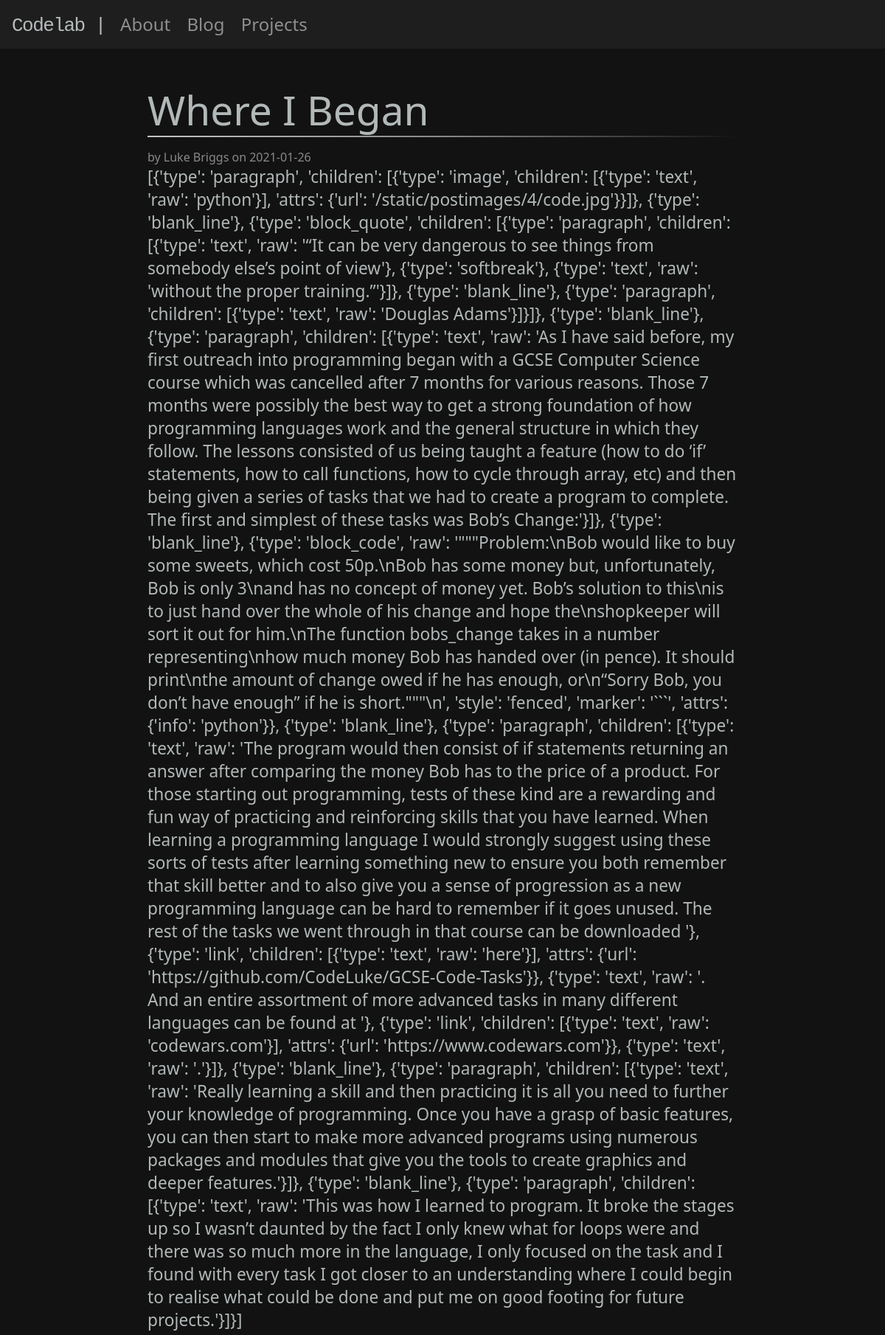
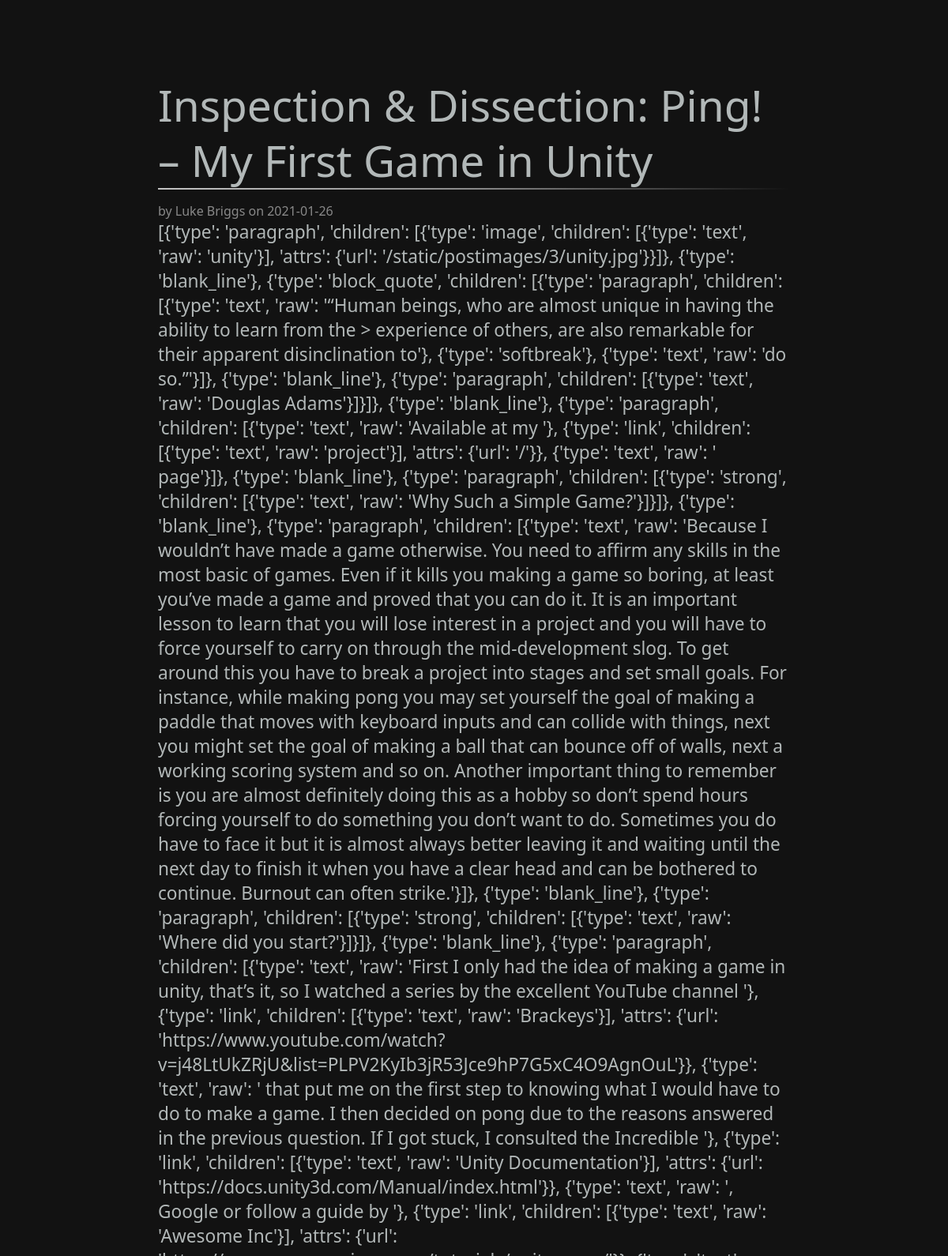
Page /blog (upper part) on the committed database (2 pictures, top to bottom).
### tables this page shows
CREATE TABLE post(
    id INTEGER PRIMARY KEY AUTOINCREMENT,
    author_id INTEGER NOT NULL,
    created TIMESTAMP NOT NULL DEFAULT CURRENT_TIMESTAMP,
    title TEXT NOT NULL,
    body TEXT NOT NULL,
    FOREIGN KEY (author_id) REFERENCES user(id)
);

CREATE TABLE user(
    id INTEGER PRIMARY KEY AUTOINCREMENT,
    username TEXT UNIQUE NOT NULL,
    password TEXT NOT NULL
);

### flaskr/blog.py (the view)
@bp.route('/blog')
def blog():
    db = get_db()
    posts = db.execute(
        'SELECT p.id, title, body, created, author_id, username'
        ' FROM post p JOIN user u ON p.author_id = u.id'
        ' ORDER BY created DESC'
    ).fetchall()
    return render_template('blog/index.html', posts=posts, mistune=mistune, highlighter=highlighter)

### flaskr/auth.py (called while the page is built)
@bp.before_app_request
def load_logged_in_user():
    user_id = session.get('user_id')
    if user_id is None:
        g.user = None
    else:
        g.user = get_db().execute(
            "SELECT * FROM user WHERE id = ?", (user_id,)
        ).fetchone()

### flaskr/db.py (called while the page is built)
def get_db():
    if 'db' not in g:
        g.db = sqlite3.connect(
            current_app.config['DATABASE'],
            detect_types=sqlite3.PARSE_DECLTYPES
        )
        g.db.row_factory = sqlite3.Row
    return g.db

### flaskr/templates/blog/index.html (shortened to what this page needs)
{% extends 'base.html' %}
{% block content %}
    {% for post in posts %}
        <article class="post">
            <header>
                <div>
                    <h3>{{ post['title'] }}</h3>
                    <hr>
                    <div class="about">by {{ post['username'] }} on {{ post['created'].strftime('%Y-%m-%d') }}</div>
                </div>
            </header>
            <p class="body">{{ mistune.markdown(post['body'], renderer=highlighter.HighlightRenderer()) | safe}}</p>
        </article>
    {% endfor %}
{% endblock %}

### flaskr/templates/base.html (shortened to what this page needs)
<!DOCTYPE html>
<html lang="en">
<head>
    <link rel = "stylesheet" href = "{{ url_for('static', filename='style.css') }}">
</head>
<body>
    <nav>
        <a href="{{ url_for('index') }}"><h1>Codelab |</h1></a>
        <div class="pageLinks">
            <a href="{{ url_for('about.about') }}">About</a>
            <a href="{{ url_for('blog.blog') }}">Blog</a>
            <a href="{{ url_for('index') }}">Projects</a>
        </div>
    </nav>
    <section>
        {% block content %}{% endblock %}
    </section>
</body>
</html>

### flaskr/static/style.css (style rules this page uses)
* { padding: 0; margin: 0; }
html { font-family: system-ui, -apple-system, BlinkMacSystemFont, "Segoe UI", Roboto, Ubuntu, "Helvetica Neue", Oxygen, Cantarell, sans-serif; background: #121212; color: rgba(255, 255, 255, 0.50); }
a { color: inherit; text-decoration: inherit; }
nav { background: rgba(255, 255, 255, .05); padding-top: 16px; padding-bottom: 16px; width: 100%; }
nav h1 { text-align: left; margin-left: 16px; display: inline-block; font-family: monospace; font-size: xx-large; }
.pageLinks { font-size: x-large; text-align: right; margin-right: 16px; display: inline-block; }
.pageLinks a { margin-left: 16px; }
article { margin-left: auto; margin-right: auto; margin-top: 32px; padding-top: 16px; padding-left: 64px; padding-right: 64px; padding-bottom: 32px; background-color: rgba(255, 255, 255, 0); box-shadow: 5px 5px 5px rgba(255, 255, 255, 0); width: 800px }
h1 { font-size: 111px; letter-spacing: -1.5px; font-weight: 300; color: #f7ffffb3; }
h3 { font-size: 55px; letter-spacing: 0px; font-weight: 300; line-height: 70px; color: #f7ffffb3; }
hr { border: 0; height: 2px; margin-bottom: 1rem; background-image: linear-gradient(to right, rgba(255, 255, 255, 0.75), rgba(255, 255, 255, 0.5), rgba(255, 255, 255, 0)); }
p { font-size: 17pt; max-width: 800px; font-weight: 300; color: #f7ffffb3; margin-bottom: 1em; }

### rows in the picture
post: title "Where I Began", username "Luke Briggs", created "2021-01-26", markdown "[{'type': 'paragraph', 'children': [{'type': 'image', 'children': [{'type': 'text', 'raw': 'python'}], 'attrs': {'url': '/static/postimages/4/code.jpg'}}]}, {'type': 'blank_line'}, {'type': 'block_quote', 'children': [{'type': 'paragraph', 'children': [{'type': 'text', 'raw': '“It can be very dangerous to see things from somebody else’s point of view'}, {'type': 'softbreak'}, {'type': 'text', 'raw': 'without the proper training.”'}]}, {'type': 'blank_line'}, {'type': 'paragraph', 'children': [{'type': 'text', 'raw': 'Douglas Adams'}]}]}, {'type': 'blank_line'}, {'type': 'paragraph', 'children': [{'type': 'text', 'raw': 'As I have said before, my first outreach into programming began with a…"
post: title "Inspection & Dissection: Ping! – My First Game in Unity", username "Luke Briggs", created "2021-01-26"
